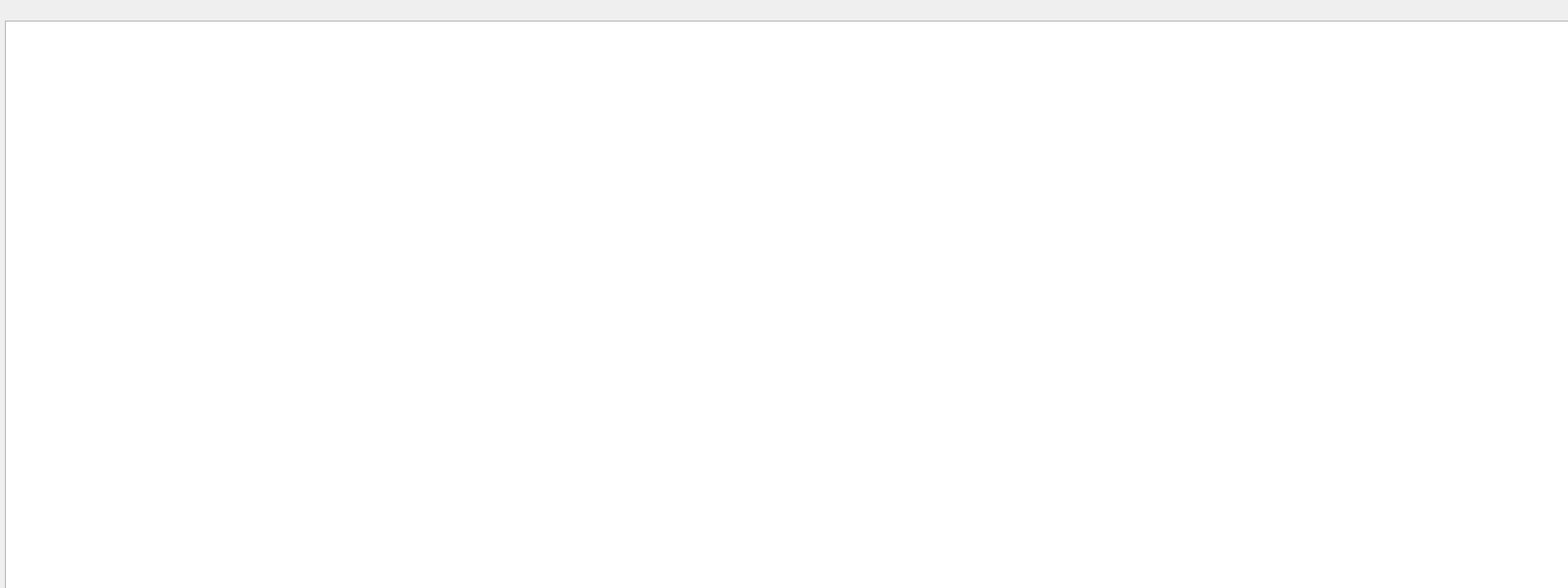
<?xml version="1.0" encoding="UTF-8"?>
<ui version="4.0">
 <class>GameOver</class>
 <widget class="QWidget" name="GameOver">
  <property name="geometry">
   <rect>
    <x>0</x>
    <y>0</y>
    <width>1600</width>
    <height>600</height>
   </rect>
  </property>
  <property name="windowTitle">
   <string>Form</string>
  </property>
  <widget class="QGraphicsView" name="graphicsView">
   <property name="geometry">
    <rect>
     <x>5</x>
     <y>21</y>
     <width>1600</width>
     <height>600</height>
    </rect>
   </property>
  </widget>
 </widget>
 <resources/>
 <connections/>
</ui>
